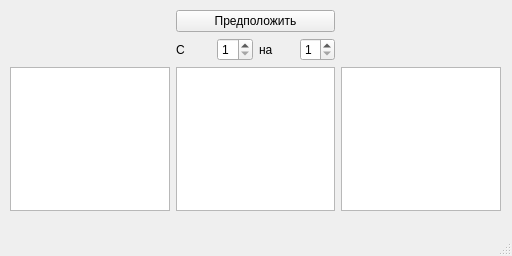
<?xml version="1.0" encoding="UTF-8"?>
<ui version="4.0">
 <class>tower</class>
 <widget class="QMainWindow" name="tower">
  <property name="geometry">
   <rect>
    <x>0</x>
    <y>0</y>
    <width>512</width>
    <height>256</height>
   </rect>
  </property>
  <property name="windowTitle">
   <string>tower</string>
  </property>
  <widget class="QWidget" name="centralwidget">
   <widget class="QWidget" name="">
    <property name="geometry">
     <rect>
      <x>10</x>
      <y>10</y>
      <width>491</width>
      <height>201</height>
     </rect>
    </property>
    <layout class="QGridLayout" name="gridLayout_2">
     <item row="0" column="1">
      <widget class="QPushButton" name="pushButton">
       <property name="text">
        <string>Предположить</string>
       </property>
      </widget>
     </item>
     <item row="1" column="1">
      <layout class="QGridLayout" name="gridLayout">
       <item row="0" column="0">
        <widget class="QLabel" name="label">
         <property name="text">
          <string>С</string>
         </property>
        </widget>
       </item>
       <item row="0" column="1">
        <widget class="QSpinBox" name="spinBox">
         <property name="minimum">
          <number>1</number>
         </property>
         <property name="maximum">
          <number>3</number>
         </property>
        </widget>
       </item>
       <item row="0" column="2">
        <widget class="QLabel" name="label_2">
         <property name="text">
          <string>на</string>
         </property>
        </widget>
       </item>
       <item row="0" column="3">
        <widget class="QSpinBox" name="spinBox_2">
         <property name="minimum">
          <number>1</number>
         </property>
         <property name="maximum">
          <number>3</number>
         </property>
        </widget>
       </item>
      </layout>
     </item>
     <item row="2" column="0">
      <widget class="QTextEdit" name="textEdit"/>
     </item>
     <item row="2" column="1">
      <widget class="QTextEdit" name="textEdit_2"/>
     </item>
     <item row="2" column="2">
      <widget class="QTextEdit" name="textEdit_3"/>
     </item>
    </layout>
   </widget>
  </widget>
  <widget class="QMenuBar" name="menubar">
   <property name="geometry">
    <rect>
     <x>0</x>
     <y>0</y>
     <width>512</width>
     <height>20</height>
    </rect>
   </property>
  </widget>
  <widget class="QStatusBar" name="statusbar"/>
 </widget>
 <resources/>
 <connections/>
</ui>
